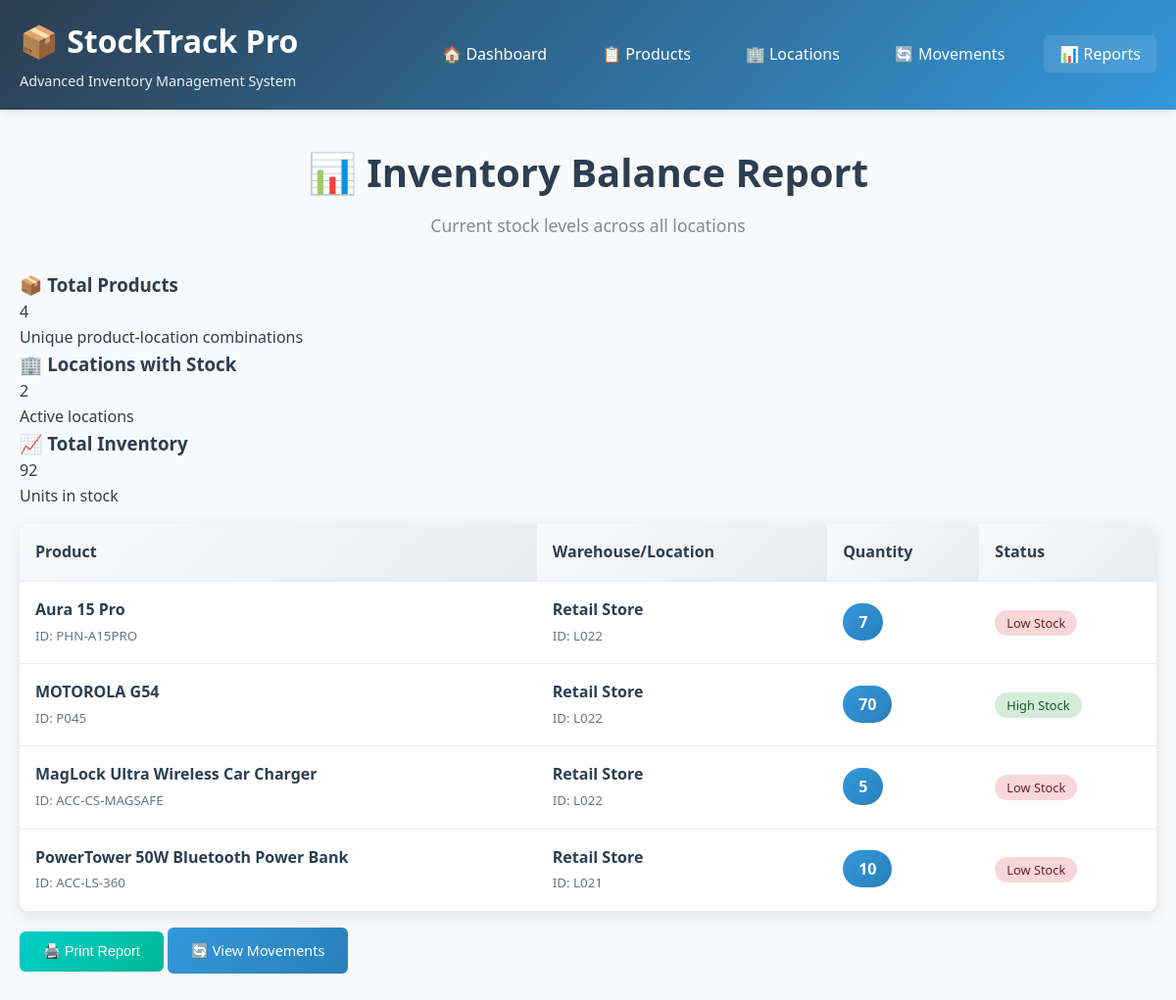
Screenshot of /reports/inventory with the database file from the repository.
### tables this page shows
CREATE TABLE products
                    (product_id TEXT PRIMARY KEY, product_name TEXT NOT NULL, description TEXT);

CREATE TABLE locations
                    (location_id TEXT PRIMARY KEY, location_name TEXT NOT NULL, address TEXT, capacity INTEGER);

### run.py (the view)
@app.route('/reports/inventory')
def inventory_report():
    conn = get_db_connection()
    report_data = conn.execute('''
        WITH incoming AS (
            SELECT product_id, to_location as location_id, SUM(quantity) as total_in
            FROM product_movements
            WHERE to_location IS NOT NULL
            GROUP BY product_id, to_location
        ),
        outgoing AS (
            SELECT product_id, from_location as location_id, SUM(quantity) as total_out
            FROM product_movements
            WHERE from_location IS NOT NULL
            GROUP BY product_id, from_location
        )
        SELECT
            p.product_id,
            p.product_name,
            l.location_id,
            l.location_name,
            COALESCE(i.total_in, 0) - COALESCE(o.total_out, 0) as balance
        FROM products p
        CROSS JOIN locations l
        LEFT JOIN incoming i ON p.product_id = i.product_id AND l.location_id = i.location_id
        LEFT JOIN outgoing o ON p.product_id = o.product_id AND l.location_id = o.location_id
        WHERE COALESCE(i.total_in, 0) - COALESCE(o.total_out, 0) > 0
        ORDER BY p.product_name, l.location_name
    ''').fetchall()
    conn.close()
    return render_template('reports/inventory.html', report_data=report_data)

### run.py (called while the page is built)
def get_db_connection():
    conn = sqlite3.connect('stocktrack.db')
    conn.row_factory = sqlite3.Row
    return conn

### templates/reports/inventory.html
{% extends "layout.html" %}
{% block content %}
<div class="page-header">
    <h2>📊 Inventory Balance Report</h2>
    <p>Current stock levels across all locations</p>
</div>
<div class="report-summary">
    <div class="summary-card">
        <h3>📦 Total Products</h3>
        <p class="summary-number">{{ report_data | length }}</p>
        <p class="summary-label">Unique product-location combinations</p>
    </div>
    <div class="summary-card">
        <h3>🏢 Locations with Stock</h3>
        <p class="summary-number">
            {{ report_data | map(attribute='location_id') | unique | list | length }}
        </p>
        <p class="summary-label">Active locations</p>
    </div>
    <div class="summary-card">
        <h3>📈 Total Inventory</h3>
        <p class="summary-number">
            {{ report_data | sum(attribute='balance') }}
        </p>
        <p class="summary-label">Units in stock</p>
    </div>
</div>
<div class="table-container">
    <table class="table">
        <thead>
            <tr>
                <th>Product</th>
                <th>Warehouse/Location</th>
                <th>Quantity</th>
                <th>Status</th>
            </tr>
        </thead>
        <tbody>
            {% for item in report_data %}
            <tr>
                <td>
                    <strong>{{ item.product_name }}</strong>
                    <br><small class="text-muted">ID: {{ item.product_id }}</small>
                </td>
                <td>
                    <strong>{{ item.location_name }}</strong>
                    <br><small class="text-muted">ID: {{ item.location_id }}</small>
                </td>
                <td>
                    <span class="quantity-badge">{{ item.balance }}</span>
                </td>
                <td>
                    {% if item.balance > 50 %}
                    <span class="status-badge high">High Stock</span>
                    {% elif item.balance > 10 %}
                    <span class="status-badge medium">Medium Stock</span>
                    {% else %}
                    <span class="status-badge low">Low Stock</span>
                    {% endif %}
                </td>
            </tr>
            {% else %}
            <tr>
                <td colspan="4" class="text-center">No inventory data available. Record some movements first.</td>
            </tr>
            {% endfor %}
        </tbody>
    </table>
</div>
<div class="report-actions">
    <button onclick="window.print()" class="btn btn-info">🖨️ Print Report</button>
    <a href="{{ url_for('movements_list') }}" class="btn btn-primary">🔄 View Movements</a>
</div>
{% endblock %}

### static/css/main.css (style rules this page uses)
* { margin: 0; padding: 0; box-sizing: border-box; }
body { font-family: 'Segoe UI', Tahoma, Geneva, Verdana, sans-serif; line-height: 1.6; color: #2c3e50; background-color: #f8f9fa; }
.btn { display: inline-block; padding: 0.75rem 1.5rem; border-radius: 6px; text-decoration: none; font-weight: 500; transition: all 0.3s ease; border: none; cursor: pointer; font-size: 0.9rem; }
.btn-primary { background: linear-gradient(135deg, #3498db 0%, #2980b9 100%); color: white; }
.btn-info { background: linear-gradient(135deg, #00cec9 0%, #00b894 100%); color: white; }
.table-container { background: white; border-radius: 10px; overflow: hidden; box-shadow: 0 4px 15px rgba(0,0,0,0.1); margin: 1rem 0; }
.table { width: 100%; border-collapse: collapse; }
.table th, .table td { padding: 1rem; text-align: left; border-bottom: 1px solid #e9ecef; }
.table th { background: linear-gradient(135deg, #f8f9fa 0%, #e9ecef 100%); font-weight: 600; color: #2c3e50; }
.text-muted { color: #6c757d !important; }
.page-header { text-align: center; margin-bottom: 2rem; }
.page-header h2 { font-size: 2.5rem; color: #2c3e50; margin-bottom: 0.5rem; }
.page-header p { font-size: 1.1rem; color: #7f8c8d; }
.status-badge { padding: 0.25rem 0.75rem; border-radius: 15px; font-size: 0.8rem; font-weight: 500; }
.status-badge.high { background-color: #d4edda; color: #155724; }
.status-badge.low { background-color: #f8d7da; color: #721c24; }
.quantity-badge { background: linear-gradient(135deg, #3498db 0%, #2980b9 100%); color: white; padding: 0.5rem 1rem; border-radius: 20px; font-weight: 600; }

### rows the page displays
products: product_name "Aura 15 Pro", product_id "PHN-A15PRO", location_name "Retail Store", location_id "L022", balance "7", shows "Low Stock"
products: product_name "MOTOROLA G54", product_id "P045", location_name "Retail Store", location_id "L022", balance "70", shows "High Stock"
products: product_name "MagLock Ultra Wireless Car Charger", product_id "ACC-CS-MAGSAFE", location_name "Retail Store", location_id "L022", balance "5", shows "Low Stock"
products: product_name "PowerTower 50W Bluetooth Power Bank", product_id "ACC-LS-360", location_name "Retail Store", location_id "L021", balance "10", shows "Low Stock"

### other values shown
{{ report_data | length }} "4"
{{ report_data | map(attribute='location_id') | unique | list | length }} "2"
{{ report_data | sum(attribute='balance') }} "92"
